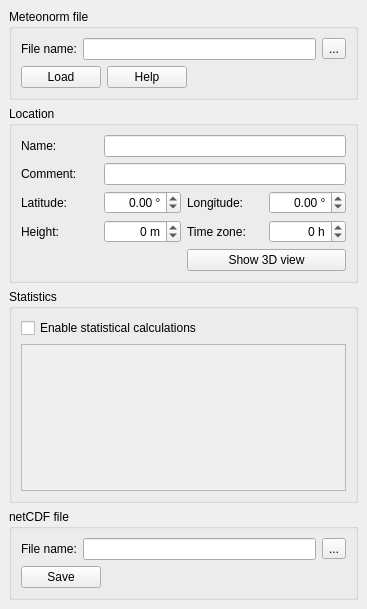
<ui version="4.0" >
 <class>Mn2NcDialog</class>
 <widget class="QWidget" name="Mn2NcDialog" >
  <property name="geometry" >
   <rect>
    <x>0</x>
    <y>0</y>
    <width>367</width>
    <height>609</height>
   </rect>
  </property>
  <property name="windowTitle" >
   <string>Meteonorm - netCDF Converter</string>
  </property>
  <layout class="QVBoxLayout" >
   <property name="margin" >
    <number>9</number>
   </property>
   <property name="spacing" >
    <number>6</number>
   </property>
   <item>
    <widget class="QGroupBox" name="mnFileFrame" >
     <property name="title" >
      <string>Meteonorm file</string>
     </property>
     <layout class="QVBoxLayout" >
      <property name="margin" >
       <number>9</number>
      </property>
      <property name="spacing" >
       <number>6</number>
      </property>
      <item>
       <layout class="QHBoxLayout" >
        <property name="margin" >
         <number>0</number>
        </property>
        <property name="spacing" >
         <number>6</number>
        </property>
        <item>
         <widget class="QLabel" name="mnFileNameLabel" >
          <property name="text" >
           <string>File name:</string>
          </property>
         </widget>
        </item>
        <item>
         <widget class="QLineEdit" name="mnFileNameInput" />
        </item>
        <item>
         <widget class="QToolButton" name="mnFileNameDialogButton" >
          <property name="text" >
           <string>...</string>
          </property>
         </widget>
        </item>
       </layout>
      </item>
      <item>
       <layout class="QHBoxLayout" >
        <property name="margin" >
         <number>0</number>
        </property>
        <property name="spacing" >
         <number>6</number>
        </property>
        <item>
         <widget class="QPushButton" name="mnFileLoadButton" >
          <property name="text" >
           <string>Load</string>
          </property>
         </widget>
        </item>
        <item>
         <widget class="QPushButton" name="helpButton" >
          <property name="text" >
           <string>Help</string>
          </property>
         </widget>
        </item>
        <item>
         <spacer>
          <property name="orientation" >
           <enum>Qt::Horizontal</enum>
          </property>
          <property name="sizeHint" >
           <size>
            <width>40</width>
            <height>20</height>
           </size>
          </property>
         </spacer>
        </item>
       </layout>
      </item>
     </layout>
    </widget>
   </item>
   <item>
    <widget class="QGroupBox" name="locationFrame" >
     <property name="title" >
      <string>Location</string>
     </property>
     <layout class="QGridLayout" >
      <property name="margin" >
       <number>9</number>
      </property>
      <property name="spacing" >
       <number>6</number>
      </property>
      <item row="4" column="2" colspan="2" >
       <widget class="QPushButton" name="earthViewButton" >
        <property name="text" >
         <string>Show 3D view</string>
        </property>
       </widget>
      </item>
      <item row="3" column="1" >
       <widget class="QSpinBox" name="locHeightInput" >
        <property name="alignment" >
         <set>Qt::AlignRight</set>
        </property>
        <property name="suffix" >
         <string> m</string>
        </property>
        <property name="maximum" >
         <number>10000</number>
        </property>
        <property name="minimum" >
         <number>-100</number>
        </property>
       </widget>
      </item>
      <item row="2" column="1" >
       <widget class="QDoubleSpinBox" name="locLatitudeInput" >
        <property name="alignment" >
         <set>Qt::AlignRight</set>
        </property>
        <property name="suffix" >
         <string> °</string>
        </property>
        <property name="maximum" >
         <double>90.000000000000000</double>
        </property>
        <property name="minimum" >
         <double>-90.000000000000000</double>
        </property>
       </widget>
      </item>
      <item row="3" column="2" >
       <widget class="QLabel" name="locTimeZoneLabel" >
        <property name="text" >
         <string>Time zone:</string>
        </property>
       </widget>
      </item>
      <item row="3" column="0" >
       <widget class="QLabel" name="locHeightLabel" >
        <property name="text" >
         <string>Height:</string>
        </property>
       </widget>
      </item>
      <item row="2" column="0" >
       <widget class="QLabel" name="locLatitudeLabel" >
        <property name="text" >
         <string>Latitude:</string>
        </property>
       </widget>
      </item>
      <item row="3" column="3" >
       <widget class="QSpinBox" name="locTimeZoneInput" >
        <property name="alignment" >
         <set>Qt::AlignRight</set>
        </property>
        <property name="suffix" >
         <string> h</string>
        </property>
        <property name="prefix" >
         <string/>
        </property>
        <property name="maximum" >
         <number>23</number>
        </property>
        <property name="minimum" >
         <number>-23</number>
        </property>
        <property name="singleStep" >
         <number>1</number>
        </property>
       </widget>
      </item>
      <item row="0" column="0" >
       <widget class="QLabel" name="locNameLabel" >
        <property name="text" >
         <string>Name:</string>
        </property>
       </widget>
      </item>
      <item row="1" column="0" >
       <widget class="QLabel" name="locCommentLabel" >
        <property name="text" >
         <string>Comment:</string>
        </property>
       </widget>
      </item>
      <item row="1" column="1" colspan="3" >
       <widget class="QLineEdit" name="locCommentInput" />
      </item>
      <item row="0" column="1" colspan="3" >
       <widget class="QLineEdit" name="locNameInput" />
      </item>
      <item row="2" column="2" >
       <widget class="QLabel" name="locLongitudeLabel" >
        <property name="text" >
         <string>Longitude:</string>
        </property>
       </widget>
      </item>
      <item row="2" column="3" >
       <widget class="QDoubleSpinBox" name="locLongitudeInput" >
        <property name="alignment" >
         <set>Qt::AlignRight</set>
        </property>
        <property name="suffix" >
         <string> °</string>
        </property>
        <property name="maximum" >
         <double>180.000000000000000</double>
        </property>
        <property name="minimum" >
         <double>-180.000000000000000</double>
        </property>
       </widget>
      </item>
     </layout>
    </widget>
   </item>
   <item>
    <widget class="QGroupBox" name="statisticsFrame" >
     <property name="title" >
      <string>Statistics</string>
     </property>
     <layout class="QVBoxLayout" >
      <property name="margin" >
       <number>9</number>
      </property>
      <property name="spacing" >
       <number>6</number>
      </property>
      <item>
       <widget class="QCheckBox" name="statisticsButton" >
        <property name="text" >
         <string>Enable statistical calculations</string>
        </property>
       </widget>
      </item>
      <item>
       <widget class="QTextBrowser" name="statisticsBrowser" >
        <property name="enabled" >
         <bool>false</bool>
        </property>
        <property name="minimumSize" >
         <size>
          <width>0</width>
          <height>100</height>
         </size>
        </property>
       </widget>
      </item>
     </layout>
    </widget>
   </item>
   <item>
    <widget class="QGroupBox" name="ncFileFrame" >
     <property name="title" >
      <string>netCDF file</string>
     </property>
     <layout class="QVBoxLayout" >
      <property name="margin" >
       <number>9</number>
      </property>
      <property name="spacing" >
       <number>6</number>
      </property>
      <item>
       <layout class="QHBoxLayout" >
        <property name="margin" >
         <number>0</number>
        </property>
        <property name="spacing" >
         <number>6</number>
        </property>
        <item>
         <widget class="QLabel" name="ncFileNameLabel" >
          <property name="text" >
           <string>File name:</string>
          </property>
         </widget>
        </item>
        <item>
         <widget class="QLineEdit" name="ncFileNameInput" />
        </item>
        <item>
         <widget class="QToolButton" name="ncFileNameDialogButton" >
          <property name="text" >
           <string>...</string>
          </property>
         </widget>
        </item>
       </layout>
      </item>
      <item>
       <layout class="QHBoxLayout" >
        <property name="margin" >
         <number>0</number>
        </property>
        <property name="spacing" >
         <number>6</number>
        </property>
        <item>
         <widget class="QPushButton" name="ncFileSaveButton" >
          <property name="text" >
           <string>Save</string>
          </property>
         </widget>
        </item>
        <item>
         <spacer>
          <property name="orientation" >
           <enum>Qt::Horizontal</enum>
          </property>
          <property name="sizeHint" >
           <size>
            <width>40</width>
            <height>20</height>
           </size>
          </property>
         </spacer>
        </item>
       </layout>
      </item>
     </layout>
    </widget>
   </item>
  </layout>
 </widget>
 <resources/>
 <connections>
  <connection>
   <sender>statisticsButton</sender>
   <signal>toggled(bool)</signal>
   <receiver>statisticsBrowser</receiver>
   <slot>setEnabled(bool)</slot>
   <hints>
    <hint type="sourcelabel" >
     <x>66</x>
     <y>344</y>
    </hint>
    <hint type="destinationlabel" >
     <x>86</x>
     <y>388</y>
    </hint>
   </hints>
  </connection>
 </connections>
</ui>
